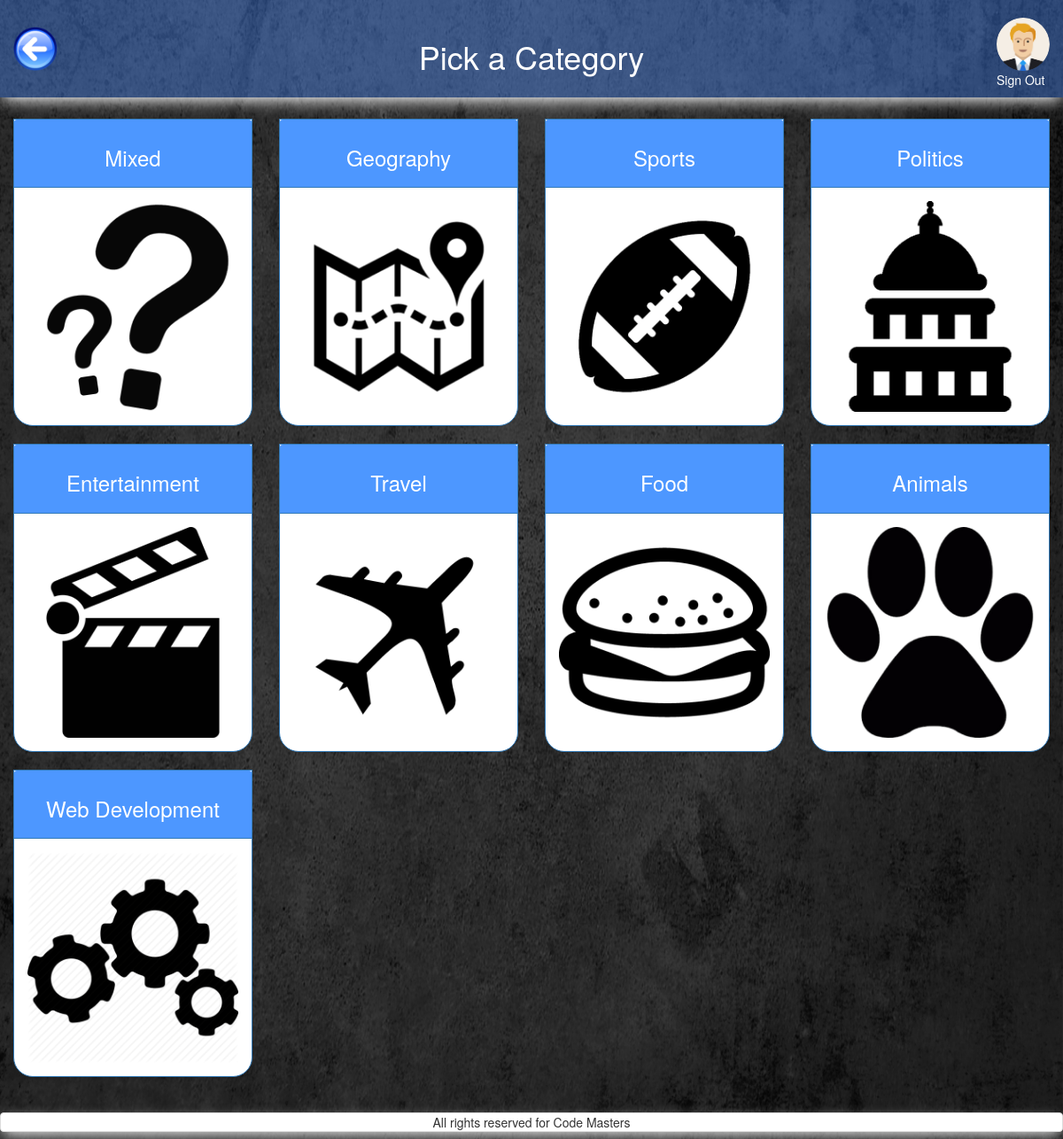
The page /quiz_categories.php (signed in) on the database its author committed.
### tables this page shows
CREATE TABLE `users` (
  `id` int(11) NOT NULL,
  `FK_avatars` int(11) NOT NULL,
  `nickname` varchar(255) NOT NULL,
  `email` varchar(255) NOT NULL,
  `password` varchar(255) NOT NULL
);

CREATE TABLE `avatars` (
  `id` int(11) NOT NULL,
  `location` varchar(255) NOT NULL
);

CREATE TABLE `categories` (
  `id` int(11) NOT NULL,
  `category` varchar(50) NOT NULL,
  `image` varchar(255) NOT NULL DEFAULT 'default.png',
  `amount_questions` int(11) NOT NULL DEFAULT '8'
);

### includes/start_session_user.php (called while the page is built, shortened)
<?php
 require_once 'dbconnect.php';
 $res=mysqli_query($con, "SELECT nickname, users.id AS user_id, avatars.location AS avatar, avatars.id AS avatar_id, email FROM users
 	JOIN avatars ON users.FK_avatars=avatars.id
 	WHERE users.id=".$_SESSION['user']);
	 $userRow=mysqli_fetch_array($res);
	 $user_avatar = $userRow['avatar'];
?>

### quiz_categories.php (the view, shortened to what this page needs)
<?php
require_once('includes/start_session_user.php');
$categoriesQuery = $con->prepare(<<<'SQL'
SELECT category, image FROM categories;
SQL
);
$categoriesQuery->execute();
$categoriesResult = $categoriesQuery->get_result();
?>
<!DOCTYPE html>
<html>
<head>
    <?php
require_once('includes/head_tag.php');
    ?>
</head>
<body>
<div id="wrap">
  <div id="main" class="container-fluid clear-top">
    <header class="row shadow" id="header">
            <div class="col-xs-3">
                <a href="home_user.php">
                    <img alt="back_button" src="pictures/back_button.png" id="back_button"/>
                </a>
            </div>
            <div class="col-xs-6 white text-center margin-top">
                <h1 class="heading_font">Pick a Category</h1>
            </div>
        <?php
        echo'
            <div class="col-xs-3">
                <a href="logout.php?logout" class="pull-right">
                    <img class="img-circle show_avatar border" src="'.$user_avatar.'" alt="avatar" id="avatar_img"><br>
                    Sign Out
                </a>
            </div>';
        ?>
    </header>
    <div class="row">
        <main class="col-xs-12">
            <section class="row">
                <div class="col-xs-12 margin-top">
                    <?php
    $categories = [];
    while ($category = $categoriesResult->fetch_assoc()) {
        $categories[] = $category;
    }
    foreach ($categories as $key => $category):
    if ($key%4 == 0):
    ?>
    <div class="row">
        <?php
        endif;
        ?>
        <div class="col-xs-6 col-sm-3">
            <a href="quiz_play.php?category=<?php echo $category['category']?>" class="a_category">
            <div class="panel panel-primary" id="category_panel">
                <div class="text-center panel-heading" id="category_header">
                    <h3><?php echo $category['category']?></h3>
                </div>
                <div class="panel-body text-center">
                    <img src="pictures/<?php echo $category['image']?>" class="img-responsive">
                </div>
            </div>
            </a>
        </div>
        <?php
        if ($key%4 == 3 || $key >= count($categories)):
        ?>
    </div>
    <?php
    endif;
    endforeach;
    ?>
                </div>
            </section>
        </main>
    </div>
  </div>
</div>
    <?php
require_once('includes/footer.php');
    ?>
</body>
</html>

### css/style.css (style rules this page uses)
header h1 { position: relative; }
#avatar_img { margin-top:20px; height: 60px; }
#back_button { margin-top:30px; height: 50px; }
#header { background-color: rgba(77,141,255,0.4); height: 110px; }
#header a:link { color: white; }
body { content: ""; background: url("../pictures/grey_background.jpg"); background-size: 100% 100%; background-repeat: repeat; top: 0; left: 0; bottom: 0; right: 0; position: absolute; z-index: -1; }
.white { color: white; }
.shadow { -webkit-box-shadow: 0px 6px 16px -3px rgba(255,255,255,1); -moz-box-shadow: 0px 6px 16px -3px rgba(255,255,255,1); box-shadow: 0px 6px 16px -3px rgba(255,255,255,1); }
.margin-top { margin-top: 2%; }
#category_panel { border-radius: 0px 0px 22px 22px; -moz-border-radius: 0px 0px 22px 22px; -webkit-border-radius: 0px 0px 22px 22px; }
#category_header { background-color:#4D97FF; }
.a_category:link { color: black; text-decoration: none; }

### includes/head_tag.php (style rules this page uses)
html, body { height: 100%; }
#wrap { min-height: 100%; }
#main { overflow:auto; padding-bottom:50px; }

### rows shown on the page
users: FK_avatars.location (picture)
categories: category "Mixed", image (picture)
categories: category "Geography", image (picture)
categories: category "Sports", image (picture)
categories: category "Politics", image (picture)
categories: category "Entertainment", image (picture)
categories: category "Travel", image (picture)
categories: category "Food", image (picture)
categories: category "Animals", image (picture)
categories: category "Web Development", image (picture)
